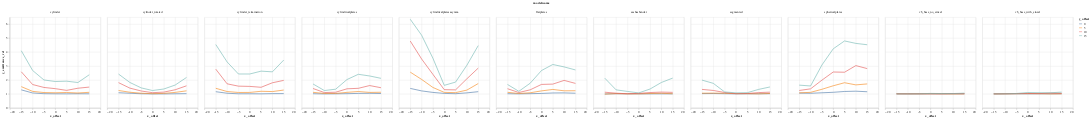

Source (notebook cell):
### Code cell
alt.Chart(DATA).mark_line().encode(
    column="modelname",
    color='y_offset:N',
    x='x_offset',
    y='y_emittance_rel',
)

### Figure 1 — Vega-Lite specification as saved in the notebook (floating-point values rounded to 4 significant figures; data arrays with more than 128 entries replaced by an {"elided": "..."} marker saying what was removed)
{"$schema": "https://vega.github.io/schema/vega-lite/v1.2.1.json", "data": {"values": {"elided": "308 records"}}, "encoding": {"color": {"field": "y_offset", "type": "nominal"}, "column": {"field": "modelname", "type": "nominal"}, "x": {"field": "x_offset", "type": "quantitative"}, "y": {"field": "y_emittance_rel", "type": "quantitative"}}, "mark": "line"}
